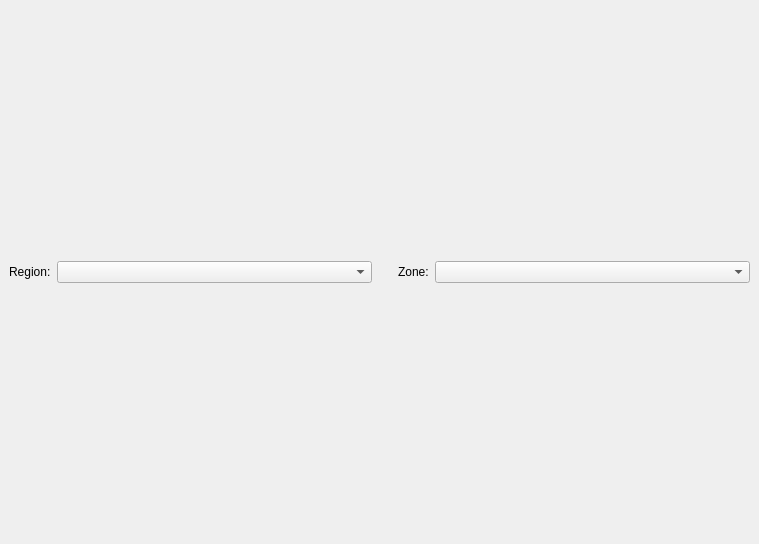
<?xml version="1.0" encoding="UTF-8"?>
<ui version="4.0">
 <class>Page_TimeZone</class>
 <widget class="QWidget" name="Page_TimeZone">
  <property name="geometry">
   <rect>
    <x>0</x>
    <y>0</y>
    <width>759</width>
    <height>544</height>
   </rect>
  </property>
  <property name="windowTitle">
   <string>Form</string>
  </property>
  <layout class="QVBoxLayout" name="verticalLayout_2">
   <property name="margin">
    <number>0</number>
   </property>
   <item>
    <layout class="QVBoxLayout" name="mapLayout">
     <property name="bottomMargin">
      <number>0</number>
     </property>
     <item>
      <layout class="QHBoxLayout" name="horizontalLayout_4">
       <property name="margin">
        <number>9</number>
       </property>
       <item>
        <widget class="QLabel" name="timezone_zone_label">
         <property name="text">
          <string>Region:</string>
         </property>
        </widget>
       </item>
       <item>
        <widget class="QComboBox" name="comboRegion">
         <property name="sizePolicy">
          <sizepolicy hsizetype="Expanding" vsizetype="Fixed">
           <horstretch>0</horstretch>
           <verstretch>0</verstretch>
          </sizepolicy>
         </property>
        </widget>
       </item>
       <item>
        <spacer name="horizontalSpacer_7">
         <property name="orientation">
          <enum>Qt::Horizontal</enum>
         </property>
         <property name="sizeType">
          <enum>QSizePolicy::Minimum</enum>
         </property>
         <property name="sizeHint" stdset="0">
          <size>
           <width>20</width>
           <height>20</height>
          </size>
         </property>
        </spacer>
       </item>
       <item>
        <widget class="QLabel" name="timezone_city_label">
         <property name="text">
          <string>Zone:</string>
         </property>
        </widget>
       </item>
       <item>
        <widget class="QComboBox" name="comboZone">
         <property name="sizePolicy">
          <sizepolicy hsizetype="Expanding" vsizetype="Fixed">
           <horstretch>0</horstretch>
           <verstretch>0</verstretch>
          </sizepolicy>
         </property>
        </widget>
       </item>
      </layout>
     </item>
    </layout>
   </item>
  </layout>
 </widget>
 <resources/>
 <connections/>
</ui>
